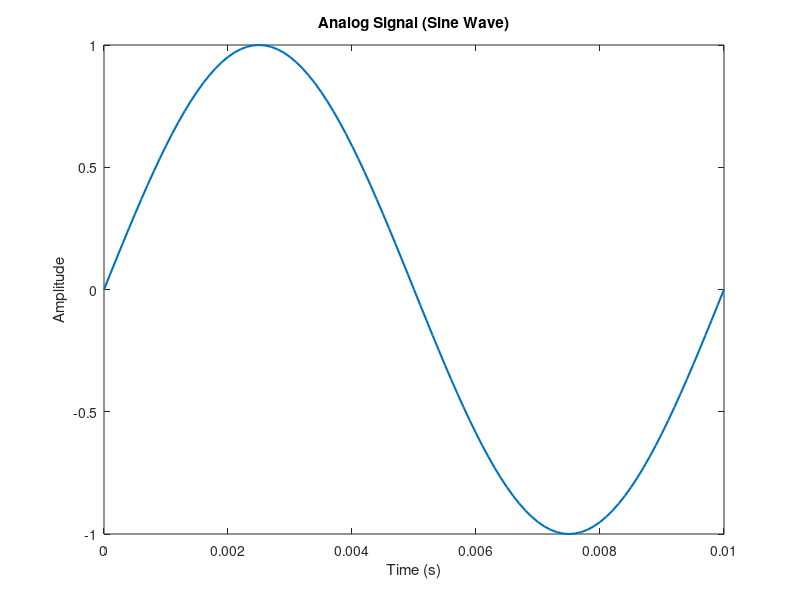
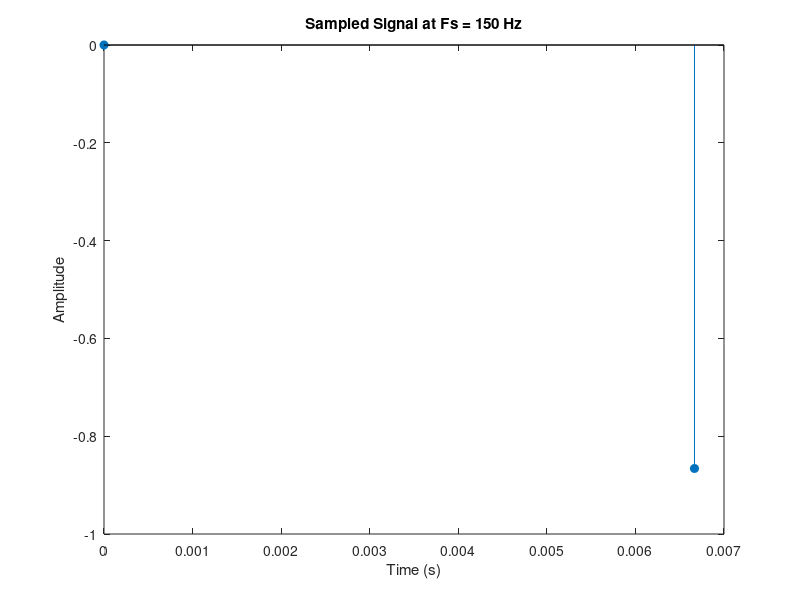
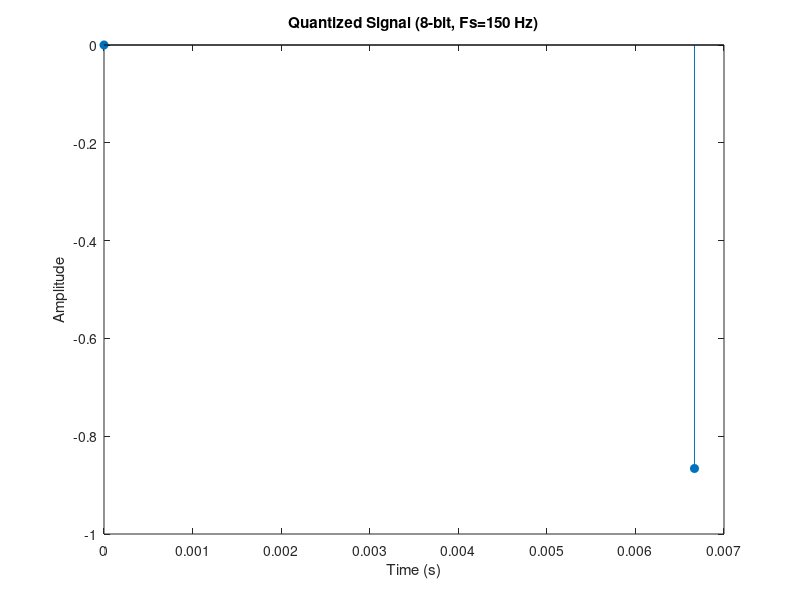
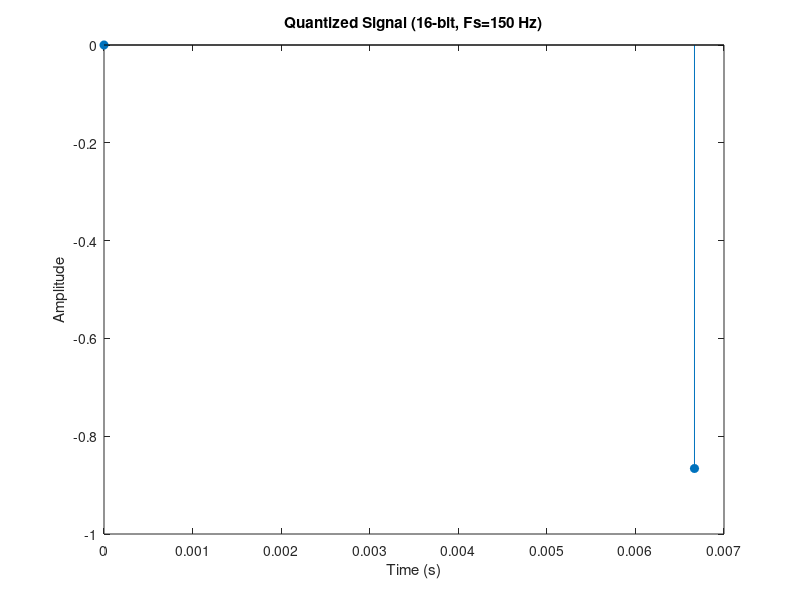

MATLAB code to generate these figures, in order:
%% Analog to Digital Signal Processing Simulation

clc; clear; close all; % Clear my workspace and command window



%% 1. Analog Signal Generation
t = 0:0.0001:0.01;       % very fine step (continuous-like time)
f = 100;                 % frequency = 100 Hz
x_analog = sin(2*pi*f*t);

figure;
plot(t, x_analog, 'LineWidth', 1.5);
title('Analog Signal (Sine Wave)');
xlabel('Time (s)'); ylabel('Amplitude');

%% 2. Sampling
Fs_values = [150, 200, 500];   % Below Nyquist, At Nyquist, Above Nyquist

for Fs = Fs_values
    Ts = 1/Fs;               % Sampling period
    n = 0:Ts:0.01;           % Discrete sample points
    x_sampled = sin(2*pi*f*n);

    figure;
    stem(n, x_sampled, 'filled');
    title(['Sampled Signal at Fs = ' num2str(Fs) ' Hz']);
    xlabel('Time (s)'); ylabel('Amplitude');

    %% 3. Quantization for each sampling frequency
    bit_values = [8, 16, 64];   % Different quantization levels

    for bits = bit_values
        levels = 2^bits;                    % Quantization levels
        x_min = min(x_sampled);
        x_max = max(x_sampled);
        q_step = (x_max - x_min)/levels;    % Step size

        x_index = round((x_sampled - x_min)/q_step); % Map samples to indices
        x_quantized = x_index*q_step + x_min;        % Map back to amplitude

        figure;
        stem(n, x_quantized, 'filled');
        title(['Quantized Signal (' num2str(bits) '-bit, Fs=' num2str(Fs) ' Hz)']);
        xlabel('Time (s)'); ylabel('Amplitude');

        %% 4. Encoding (Binary Representation)
        binary_codes = dec2bin(x_index, bits); % Convert indices to binary words

        disp(['--- First 10 encoded samples (Fs=' num2str(Fs) ', bits=' num2str(bits) ') ---']);
        disp(binary_codes(1:min(10,end),:));

        %% 5. Digital Bitstream
        bitstream = reshape(binary_codes.',1,[]); % Concatenate into one string
        disp(['--- First 40 bits of the stream (Fs=' num2str(Fs) ', bits=' num2str(bits) ') ---']);
        disp(bitstream(1:min(40,length(bitstream))));

        %% Summary
        fprintf('\nSimulation complete for Fs = %d Hz, %d bits\n', Fs, bits);
        fprintf('Analog -> Sampling -> Quantization -> Binary Encoding -> Digital Stream\n');
        fprintf('Bits per sample: %d\n', bits);
        fprintf('Total samples: %d\n', length(x_sampled));
        fprintf('Total bits: %d\n\n', length(bitstream));
    end
end
